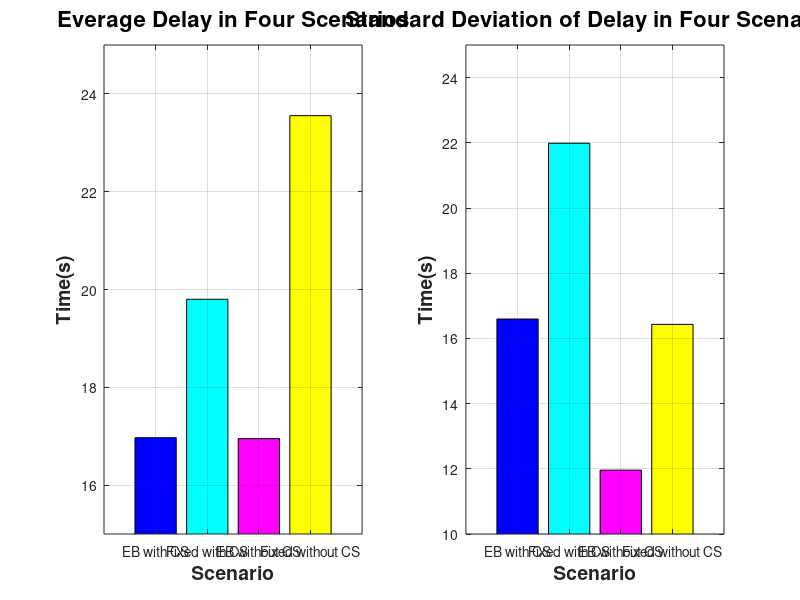

MATLAB code for this plot:
%% Visualization for TA all
subplot(121)
expWithCS = [16.97,0,0,0];
fixWithCS = [0,19.8005,0,0];
expWithoutCS = [0,0,16.9504,0];
fixWithoutCS = [0,0,0,23.5548];
str = {'EB with CS';'Fixed with CS';'EB without CS';'Fixed without CS'};
bar(expWithCS,'b')
hold on
bar(fixWithCS,'c')
hold on
bar(expWithoutCS,'m')
hold on
bar(fixWithoutCS,'y')

title('Everage Delay in Four Scenarios','FontSize',16,'FontWeight','bold')
ylabel('Time(s)','FontSize',14,'FontWeight','bold')
xlabel('Scenario','FontSize',14,'FontWeight','bold')
ylim([15,25])
set(gca, 'XTickLabel',str, 'XTick', 1:4)
grid on

%%
subplot(122)
expWithCS2 = [16.5946,0,0,0];
fixWithCS2 = [0,21.9884,0,0];
expWithoutCS2 = [0,0,11.9592,0];
fixWithoutCS2 = [0,0,0,16.4305];
str = {'EB with CS';'Fixed with CS';'EB without CS';'Fixed without CS'};
bar(expWithCS2,'b')
hold on
bar(fixWithCS2,'c')
hold on
bar(expWithoutCS2,'m')
hold on
bar(fixWithoutCS2,'y')

title('Standard Deviation of Delay in Four Scenarios','FontSize',16,'FontWeight','bold')
ylabel('Time(s)','FontSize',14,'FontWeight','bold')
xlabel('Scenario','FontSize',14,'FontWeight','bold')
ylim([10,25])
set(gca, 'XTickLabel',str, 'XTick', 1:4)
grid on
